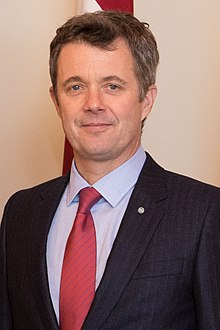
#> input picture Images/rostro.jpg, 220 x 330 px, found by its file name
$ python funcion.py
#> lines starting #> are read from the running program, lines starting #| are printed output that depends on the picture
#> further down, img is the input picture: shape (330, 220, 3); mean B, G, R 104.8, 110, 140.4
import cv2
import numpy as np

def pixelate_image(image, pixel_size):
    # Obtener las dimensiones de la imagen
#> called with pixel_size = 4
    height, width = image.shape[:2]
#> height = 330; width = 220

    # Dividir la imagen en bloques de tamaño 'pixel_size'
    for y in range(0, height, pixel_size):
        for x in range(0, width, pixel_size):
            # Obtener el bloque en el área actual
            block = image[y:y + pixel_size, x:x + pixel_size]

            # Calcular el color promedio en el bloque
            average_color = block.mean(axis=(0, 1))

            # Asignar el color promedio a todo el bloque
            image[y:y + pixel_size, x:x + pixel_size] = average_color
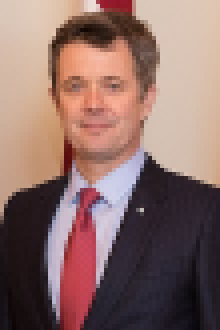
#> image: shape (330, 220, 3); mean B, G, R 104.3, 109.6, 140

    return image


img = cv2.imread('Images/rostro.jpg')
cv2.imshow("img",img)
cv2.waitKey(0)
copia = np.copy(img)
roi=(200,100,350,250)
result =pixelate_image(img,4)


cv2.imshow("pixelada",result)
cv2.waitKey(0)
cv2.imshow("img",img)
cv2.waitKey(0)
